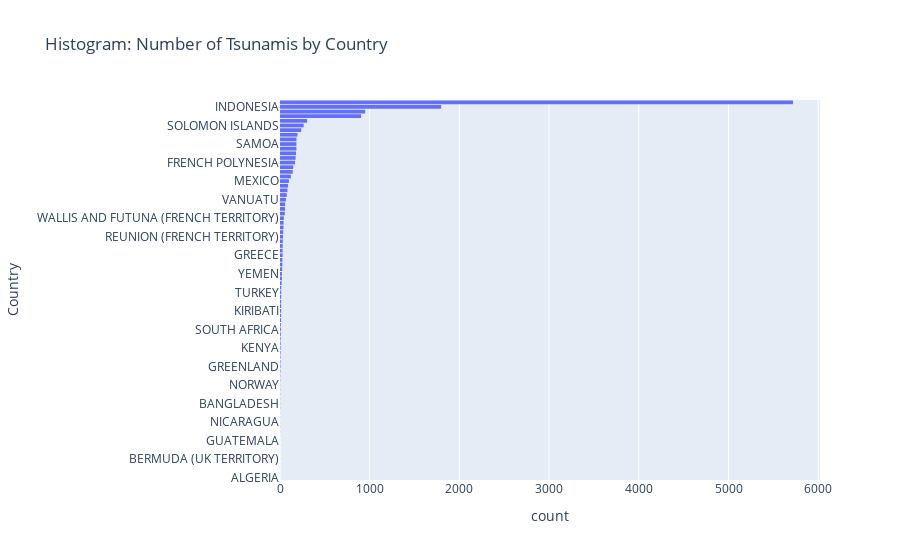

Notebook source saved alongside this figure:
### Markdown cell above
#### Histogram: Number of tsunamis by country

### Code cell
# Make copy of dataframe
plot_df = tsunami_df.copy()

# Filter for only true tsnuamis
plot_df = plot_df.loc[(plot_df["Maximum Water Height (m)"]> 0), :]

fig = px.histogram(plot_df, y="Country", title="Histogram: Number of Tsunamis by Country", height=1500).update_yaxes(categoryorder="total ascending")
fig.show()

### Figure 1 — Plotly figure (JSON) as saved in the notebook; plotly's stock layout.template omitted (floating-point values rounded to 4 significant figures; data arrays with more than 128 entries replaced by an {"elided": "..."} marker saying what was removed)
{"data": [{"alignmentgroup": "True", "bingroup": "y", "hovertemplate": "count=%{x}<br>Country=%{y}<extra></extra>", "legendgroup": "", "marker": {"color": "#636efa"}, "name": "", "offsetgroup": "", "orientation": "h", "showlegend": false, "type": "histogram", "xaxis": "x", "y": {"elided": "13105 str values"}, "yaxis": "y"}], "layout": {"autosize": true, "barmode": "relative", "legend": {"tracegroupgap": 0}, "title": {"text": "Histogram: Number of Tsunamis by Country"}, "xaxis": {"anchor": "y", "autorange": true, "domain": [0, 1], "range": [0, 6020], "title": {"text": "count"}}, "yaxis": {"anchor": "x", "autorange": true, "categoryorder": "total ascending", "domain": [0, 1], "range": [-0.5, 81.5], "title": {"text": "Country"}, "type": "category"}}}
